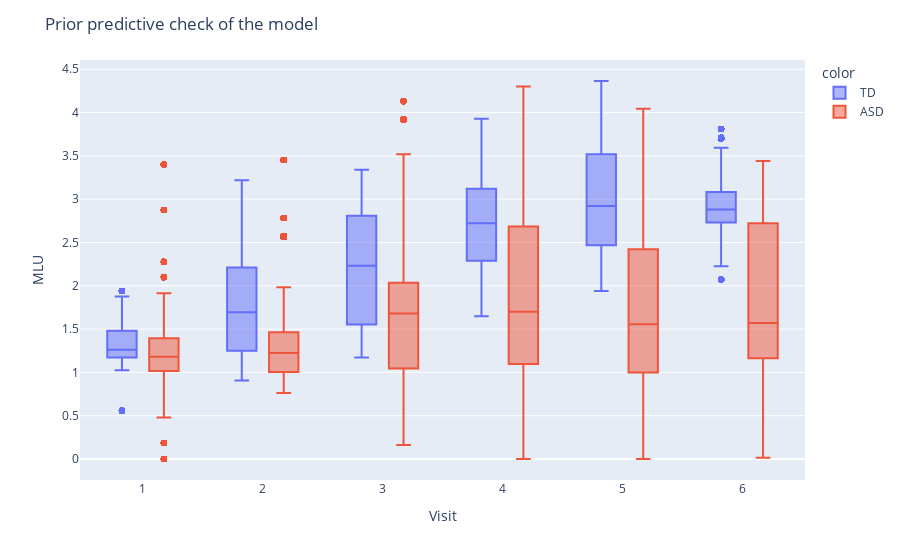

The cell this chart's notebook holds for it:
### Code cell
prior_pred_check = pm.sample_prior_predictive(
    samples=100,
    random_seed=RANDOM_SEED,
    model=model
)
idata = prior_pred_check.copy()
prior_predictive = inferencedata_to_df(prior_pred_check)
fig = px.box(
    prior_predictive,
    x=prior_predictive.visit.map(str),
    y="y",
    color=prior_predictive.diagnosis.map(dict(enumerate(diag_uniques)))
).update_layout(
    xaxis_title="Visit",
    yaxis_title="MLU",
    title="Prior predictive check of the model"
)
fig

### Figure 1 — Plotly figure (JSON) as saved in the notebook; plotly's stock layout.template omitted (floating-point values rounded to 4 significant figures; data arrays with more than 128 entries replaced by an {"elided": "..."} marker saying what was removed)
{"data": [{"alignmentgroup": "True", "hovertemplate": "color=TD<br>x=%{x}<br>y=%{y}<extra></extra>", "legendgroup": "TD", "marker": {"color": "#636efa"}, "name": "TD", "notched": false, "offsetgroup": "TD", "orientation": "v", "showlegend": true, "type": "box", "x": {"elided": "18600 str values"}, "x0": " ", "xaxis": "x", "y": {"elided": "18600 float values"}, "y0": " ", "yaxis": "y"}, {"alignmentgroup": "True", "hovertemplate": "color=ASD<br>x=%{x}<br>y=%{y}<extra></extra>", "legendgroup": "ASD", "marker": {"color": "#EF553B"}, "name": "ASD", "notched": false, "offsetgroup": "ASD", "orientation": "v", "showlegend": true, "type": "box", "x": {"elided": "16600 str values"}, "x0": " ", "xaxis": "x", "y": {"elided": "16600 float values"}, "y0": " ", "yaxis": "y"}], "layout": {"boxmode": "group", "legend": {"title": {"text": "color"}, "tracegroupgap": 0}, "margin": {"t": 60}, "title": {"text": "Prior predictive check of the model"}, "xaxis": {"anchor": "y", "domain": [0, 1], "title": {"text": "Visit"}}, "yaxis": {"anchor": "x", "domain": [0, 1], "title": {"text": "MLU"}}}}
